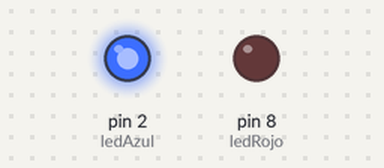
This sketch was run on a simulated Arduino Uno, built with avr-gcc and run on an emulated ATmega328P. Shown: output pins drawn as LEDs (lit = HIGH).

Above: at 1.5 s.
At 6.7 s:
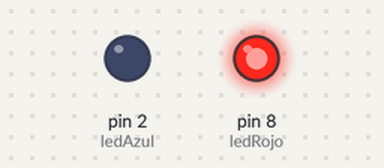
Timing chart, 0 to 8.1 s (numbered marks = the images above):
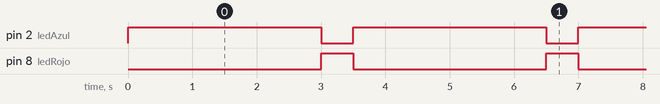

Measured:
- by itself, pin 2 (ledAzul): alternates HIGH for 3.0 s and LOW for 0.50 s
- by itself, pin 8 (ledRojo): alternates HIGH for 0.50 s and LOW for 3.0 s

The sketch:

_2LED_pin2_3segundos_pin8_0.5s_alternando.ino
```cpp
/*
 *
 * http://www.manusoft.es
 * TUTORIALES Y SOLUCIONES INFORMÁTICAS
 *
 * Iniciación a Arduino [3/9]: Salidas digitales - LEDs.
 *
 */

// Declaramos la variable ledAzul de tipo int con valor 2.
int ledAzul = 2;
// Declaramos la variable ledRojo de tipo int con valor 8.
int ledRojo = 8;

void setup() {
  // put your setup code here, to run once:
  // Definimos que el pin 2 (ledAzul) será de salida.
  pinMode(ledAzul, OUTPUT);
  // Definimos que el pin 8 (ledRojo) será de salida.
  pinMode(ledRojo, OUTPUT);
}

void loop() {
  // put your main code here, to run repeatedly:
  // Encendemos el led azul poniendo el valor del pin 2 en alto.
  digitalWrite(ledAzul, HIGH);
  // Apagamos el led rojo poniendo el valor del pin 8 en bajo.
  digitalWrite(ledRojo, LOW);
  // Detenemos el programa 1 segundo.
  delay(3000);
  // Apagamos el led azul poniendo el valor del pin 2 en bajo.
  digitalWrite(ledAzul, LOW);
  // Encendemos el led rojo poniendo el valor del pin 8 en alto.
  digitalWrite(ledRojo, HIGH);
  // Detenemos el programa 1 segundo.
  delay(500);
}
```
